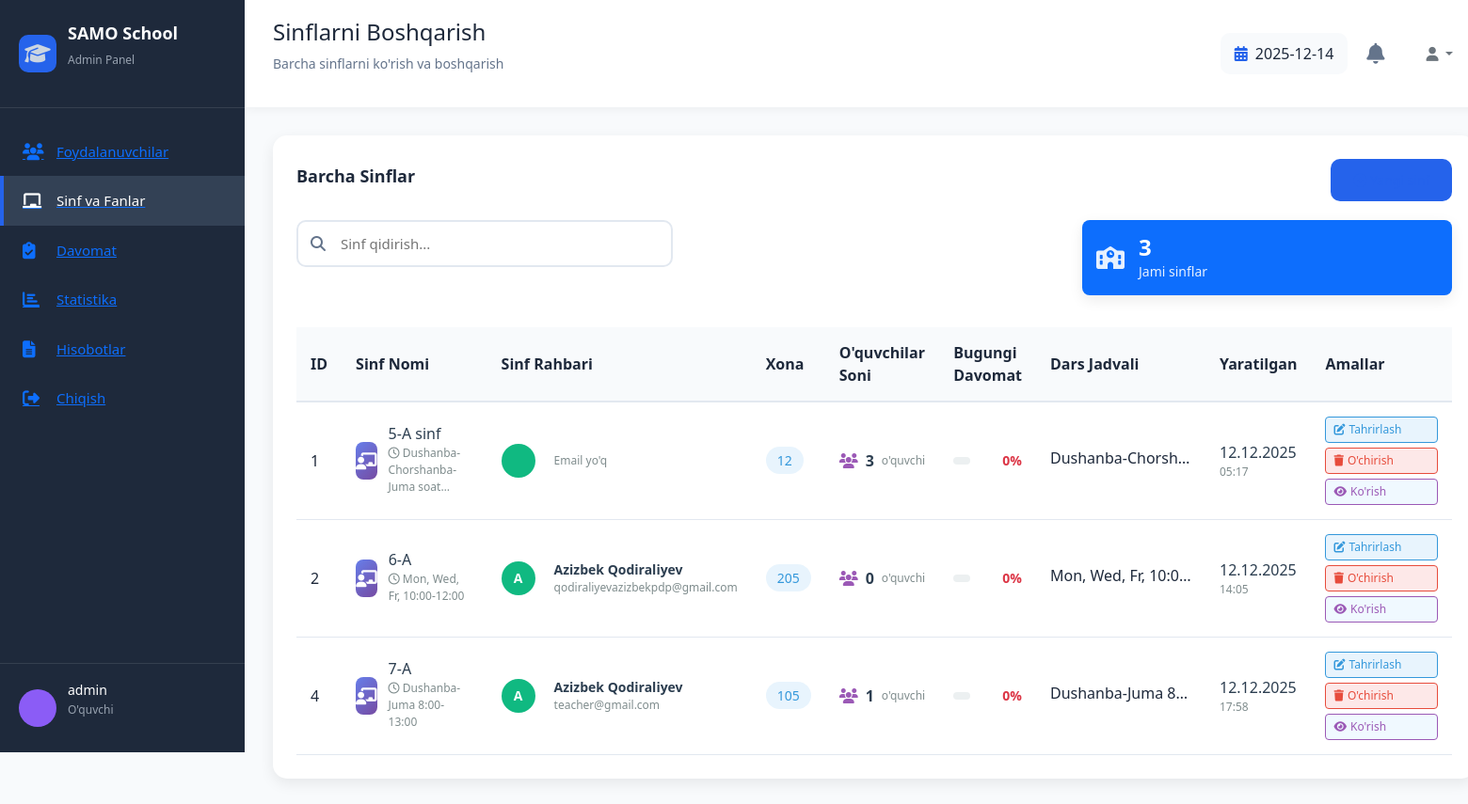
The app's page /classes/ (signed in), older data.
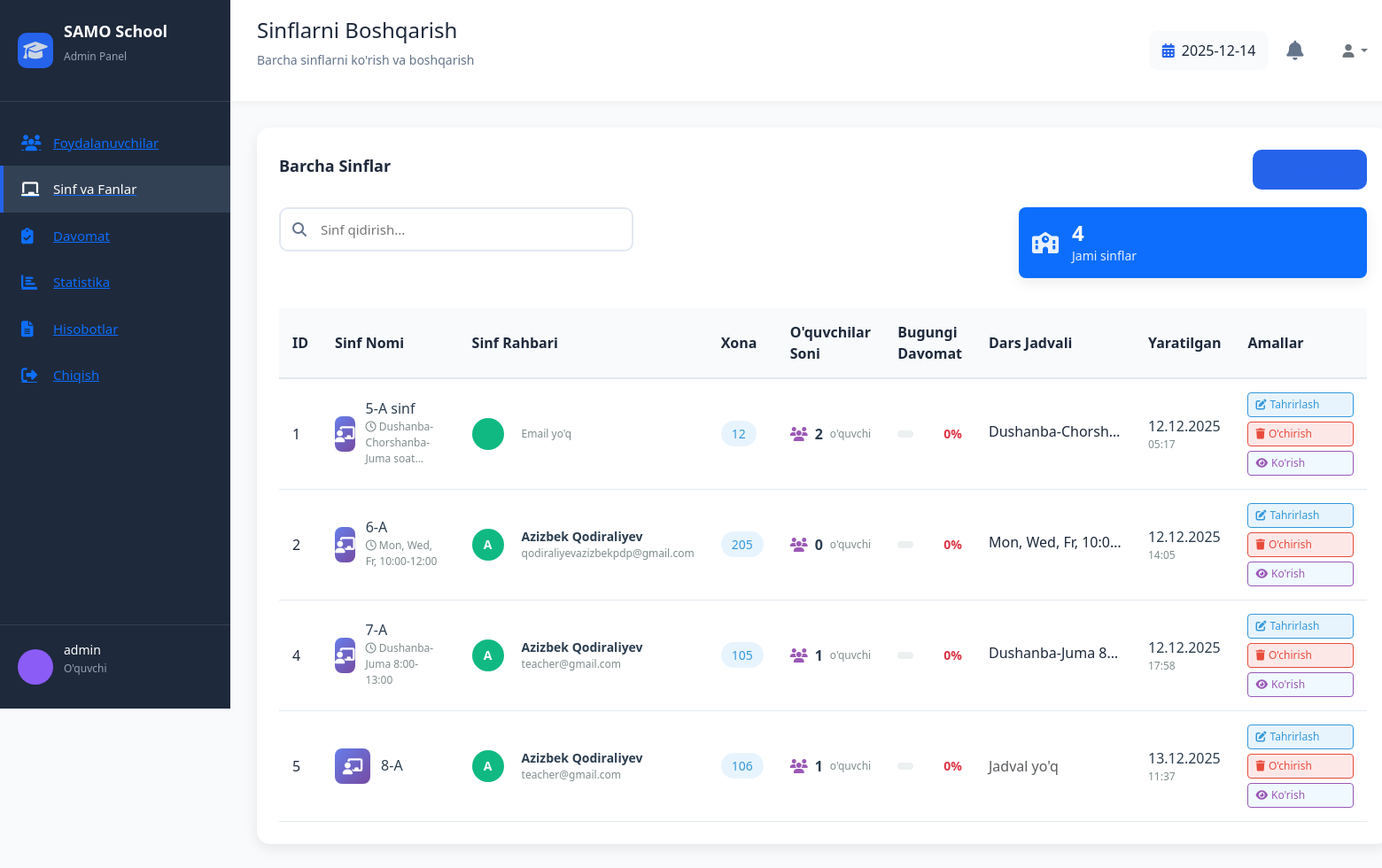
The same page, newer data.
### attendance/models.py (models this page shows, shortened)
class Class(models.Model):
    name = models.CharField(max_length=50)
    teacher = models.ForeignKey(User, on_delete=models.SET_NULL, null=True,
                                related_name='teacher_classes')
    room = models.CharField(max_length=20, blank=True, null=True)
    schedule = models.CharField(max_length=100, blank=True, null=True)
    created_at = models.DateTimeField(auto_now_add=True)

### attendance/views.py (the view)
# urls.py: path('classes/', views.manage_classes, name='manage_classes'),
@login_required
def manage_classes(request):
    if not user_is_admin(request.user):
        messages.error(request, "Sizda admin huquqlari yo'q!")
        return redirect('login')
    classes = Class.objects.select_related('teacher').annotate(
        student_count=Count('students')
    ).all()
    today = timezone.now().date()
    for cls in classes:
        total = Attendance.objects.filter(class_obj=cls, date=today).count()
        present = Attendance.objects.filter(class_obj=cls, date=today, status='present').count()
        cls.attendance_rate = round((present / total * 100) if total > 0 else 0, 1)
    context = {
        'classes': classes,
    }
    return render(request, 'attendance/manage_classes.html', context)

### attendance/views.py (called while the page is built)
def user_is_admin(user):
    if user.is_superuser:
        return True
    if hasattr(user, 'profile'):
        return user.profile.role == 'admin'
    return False

### attendance/templates/attendance/manage_classes.html (shortened to what the changed rows need)
{% extends 'attendance/base_admin.html' %}
{% block page_title %}Sinflarni Boshqarish{% endblock %}
{% block content %}
<div class="dashboard-card">
    <div class="card-body">
        <div class="row mb-4">
            <div class="col-md-4">
                <div class="stat-card bg-primary">
                    <div>
                        <h4>{{ classes|length }}</h4>
                        <p>Jami sinflar</p>
                    </div>
                </div>
            </div>
        </div>
        <div class="table-responsive">
            <table class="data-table" id="classesTable">
                <thead>
                    <tr>
                        <th>ID</th>
                        <th>Sinf Nomi</th>
                        <th>Sinf Rahbari</th>
                        <th>Xona</th>
                        <th>O'quvchilar Soni</th>
                        <th>Bugungi Davomat</th>
                        <th>Dars Jadvali</th>
                        <th>Yaratilgan</th>
                        <th>Amallar</th>
                    </tr>
                </thead>
                <tbody>
                    {% for class in classes %}
                    <tr>
                        <td>{{ class.id }}</td>
                        <td>
                            <div class="class-cell">
                                <div class="class-icon">
                                    <i class="fas fa-chalkboard-teacher"></i>
                                </div>
                                <div class="class-info">
                                    <h4>{{ class.name }}</h4>
                                    {% if class.schedule %}
                                    <p><i class="far fa-clock"></i> {{ class.schedule|truncatechars:30 }}</p>
                                    {% endif %}
                                </div>
                            </div>
                        </td>
                        <td>
                            {% if class.teacher %}
                            <div class="teacher-cell">
                                <div class="user-avatar teacher">
                                    {{ class.teacher.first_name|first|upper }}
                                </div>
                                <div class="teacher-info">
                                    <strong>{{ class.teacher.get_full_name }}</strong>
                                    <small>{{ class.teacher.email|default:"Email yo'q" }}</small>
                                </div>
                            </div>
                            {% else %}
                            <span class="text-muted">Tayinlanmagan</span>
                            {% endif %}
                        </td>
                        <td>
                            {% if class.room %}
                            <span class="room-badge">{{ class.room }}</span>
                            {% else %}
                            <span class="text-muted">-</span>
                            {% endif %}
                        </td>
                        <td>
                            <div class="student-count">
                                <i class="fas fa-users"></i>
                                <span class="count">{{ class.student_count|default:0 }}</span>
                                <span class="label">o'quvchi</span>
                            </div>
                        </td>
                        <td>
                            <div class="attendance-widget">
                                {% if class.attendance_rate >= 80 %}
                                <div class="progress high">
                                    <div class="progress-bar" style="width: {{ class.attendance_rate }}%"></div>
                                </div>
                                <span class="percentage text-success">{{ class.attendance_rate }}%</span>
                                {% elif class.attendance_rate >= 60 %}
                                <div class="progress medium">
                                    <div class="progress-bar" style="width: {{ class.attendance_rate }}%"></div>
                                </div>
                                <span class="percentage text-warning">{{ class.attendance_rate }}%</span>
                                {% else %}
                                <div class="progress low">
                                </div>
                                <span class="percentage text-danger">{{ class.attendance_rate }}%</span>
                                {% endif %}
                            </div>
                        </td>
                        <td>
                            {% if class.schedule %}
                            <span class="schedule-info" title="{{ class.schedule }}">
                                {{ class.schedule|truncatechars:20 }}
                            </span>
                            {% else %}
                            <span class="text-muted">Jadval yo'q</span>
                            {% endif %}
                        </td>
                        <td>
                            <div class="date-info">
                                <div>{{ class.created_at|date:"d.m.Y" }}</div>
                                <small>{{ class.created_at|date:"H:i" }}</small>
                            </div>
                        </td>
                        <td>
                            <div class="action-buttons">
                                <a href="{% url 'edit_class' class.id %}" class="action-btn-small edit-btn">
                                    <i class="fas fa-edit"></i> Tahrirlash
                                </a>
                                <a href="{% url 'delete_class' class.id %}" class="action-btn-small delete-btn"
                                   onclick="return confirm('{{ class.name }} sinfini oʻchirishni tasdiqlaysizmi? Bu bilan sinfga tegishli barcha davomat maʼlumotlari ham oʻchiriladi.')">
                                    <i class="fas fa-trash"></i> O'chirish
                                </a>
                                <button class="action-btn-small view-btn" onclick="viewClassDetails({{ class.id }})">
                                    <i class="fas fa-eye"></i> Ko'rish
                                </button>
                            </div>
                        </td>
                    </tr>
                    {% endfor %}
                </tbody>
            </table>
        </div>
    </div>
</div>
{% endblock %}

Row changes from the older to the newer data that the page shows:
computed for Class "5-A sinf": student_count "3" → "2"
added Class: id "5", name "8-A", teacher.first_name|first "A", teacher.get_full_name "Azizbek Qodiraliyev", teacher.email "teacher@gmail.com", room "106", student_count "1", attendance_rate "0", shows "Jadval yo'q", created_at "13.12.2025", created_at "11:37"
Text that changed along with them:
{{ classes|length }}: "3" → "4"
